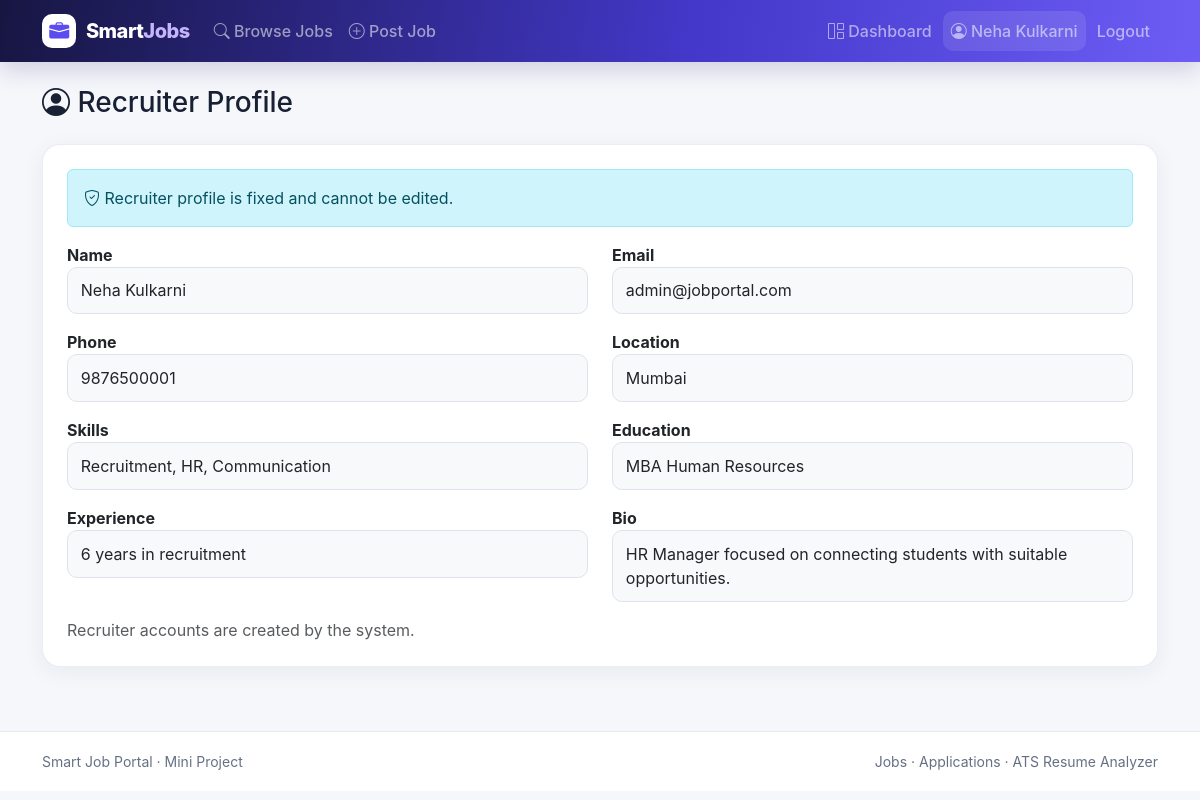
The app's page /profile (signed in) with its own data.
### app.py (models this page shows, shortened)
class User(UserMixin, db.Model):
    id = db.Column(db.Integer, primary_key=True)
    name = db.Column(db.String(120), nullable=False)
    email = db.Column(db.String(150), unique=True, nullable=False)
    password_hash = db.Column(db.String(255), nullable=False)
    role = db.Column(db.String(20), default="student")
    phone = db.Column(db.String(20))
    location = db.Column(db.String(120))
    skills = db.Column(db.Text)
    education = db.Column(db.Text)
    experience = db.Column(db.Text)
    bio = db.Column(db.Text)
    resume_filename = db.Column(db.String(255))
    created_at = db.Column(db.DateTime, default=datetime.utcnow)
    jobs_posted = db.relationship("Job", backref="poster", cascade="all, delete-orphan")
    applications = db.relationship("Application", backref="applicant", cascade="all, delete-orphan")
    @property
    def is_admin(self):
        return self.role == "admin"

### app.py (the view, shortened to what this page needs)
@app.route("/profile", methods=["GET", "POST"])
@login_required
def profile():
    if current_user.is_admin:
        return render_template("profile/view.html", user=current_user)

### app.py (called while the page is built)
@login_manager.user_loader
def load_user(user_id):
    return db.session.get(User, int(user_id))

### templates/profile/view.html (shortened to what this page needs)
<!DOCTYPE html>
<html lang="en">
<head>
    <link href="https://cdn.jsdelivr.net/npm/bootstrap@5.3.3/dist/css/bootstrap.min.css" rel="stylesheet">
    <link href="https://cdn.jsdelivr.net/npm/bootstrap-icons@1.11.3/font/bootstrap-icons.css" rel="stylesheet">
    <link href="{{ url_for('static', filename='css/style.css') }}" rel="stylesheet">
</head>
<body>
<nav class="navbar navbar-expand-lg navbar-dark sticky-top">
    <div class="container">
        <a class="navbar-brand" href="{{ url_for('index') }}"><span class="logo-icon"><i class="bi bi-briefcase-fill"></i></span> Smart<span>Jobs</span></a>
        <div class="collapse navbar-collapse" id="navMenu">
            <ul class="navbar-nav me-auto align-items-lg-center">
                <li class="nav-item"><a class="nav-link" href="{{ url_for('list_jobs') }}"><i class="bi bi-search"></i> Browse Jobs</a></li>
                {% if current_user.is_authenticated and current_user.is_admin %}
                <li class="nav-item"><a class="nav-link" href="{{ url_for('create_job') }}"><i class="bi bi-plus-circle"></i> Post Job</a></li>
                {% endif %}
            </ul>
            <ul class="navbar-nav align-items-lg-center">
                {% if current_user.is_authenticated %}
                    <li class="nav-item"><a class="nav-link" href="{{ url_for('dashboard') }}"><i class="bi bi-grid-1x2"></i> Dashboard</a></li>
                    <li class="nav-item"><a class="nav-link user-pill" href="{{ url_for('profile') }}"><i class="bi bi-person-circle"></i> {{ current_user.name }}</a></li>
                    <li class="nav-item"><a class="nav-link" href="{{ url_for('logout') }}">Logout</a></li>
                {% else %}
                    <li class="nav-item"><a class="nav-link" href="{{ url_for('login') }}">Login</a></li>
                    <li class="nav-item"><a class="btn btn-light btn-sm signup-nav" href="{{ url_for('register') }}">Sign Up</a></li>
                {% endif %}
            </ul>
        </div>
    </div>
</nav>
<main class="container my-4">
<h3 class="mb-4"><i class="bi bi-person-circle"></i> {{ "Recruiter" if user.is_admin else "Student" }} Profile</h3>
<div class="card p-4">
{% if user.is_admin %}
    <div class="alert alert-info"><i class="bi bi-shield-check"></i> Recruiter profile is fixed and cannot be edited.</div>
{% endif %}
<div class="row">
    <div class="col-md-6 mb-3"><strong>Name</strong><div class="form-control bg-light">{{ user.name }}</div></div>
    <div class="col-md-6 mb-3"><strong>Email</strong><div class="form-control bg-light">{{ user.email }}</div></div>
    <div class="col-md-6 mb-3"><strong>Phone</strong><div class="form-control bg-light">{{ user.phone or 'Not added' }}</div></div>
    <div class="col-md-6 mb-3"><strong>Location</strong><div class="form-control bg-light">{{ user.location or 'Not added' }}</div></div>
    <div class="col-md-6 mb-3"><strong>Skills</strong><div class="form-control bg-light">{{ user.skills or 'Not added' }}</div></div>
    <div class="col-md-6 mb-3"><strong>Education</strong><div class="form-control bg-light">{{ user.education or 'Not added' }}</div></div>
    <div class="col-md-6 mb-3"><strong>Experience</strong><div class="form-control bg-light">{{ user.experience or 'Not added' }}</div></div>
    <div class="col-md-6 mb-3"><strong>Bio</strong><div class="form-control bg-light">{{ user.bio or 'Not added' }}</div></div>
</div>
{% if user.is_admin %}
    <p class="text-muted mb-0">Recruiter accounts are created by the system.</p>
{% endif %}
</div>
</main>
<footer class="site-footer"><div class="container d-flex flex-wrap justify-content-between gap-2"><small>Smart Job Portal · Mini Project</small><small>Jobs · Applications · ATS Resume Analyzer</small></div></footer>
</body>
</html>

### static/css/style.css (style rules this page uses)
:root { --primary:#5b4cf0;--primary-dark:#3f35b5;--secondary:#14b8a6;--orange:#f97316;--ink:#182033;--muted:#667085;--page:#f6f7fb;--card:#fff;--line:#e7e9f2 }
* { box-sizing:border-box }
body { background:var(--page);font-family:Inter,'Segoe UI',system-ui,sans-serif;color:var(--ink) }
.navbar { background:linear-gradient(100deg,#171642,#4338ca 58%,#6d5df5);box-shadow:0 8px 25px rgba(31,24,104,.18) }
.navbar-brand { font-weight:800;letter-spacing:-.5px }
.navbar-brand span:last-child { color:#c4b5fd }
.logo-icon { display:inline-flex;width:34px;height:34px;border-radius:10px;background:#fff;color:var(--primary);align-items:center;justify-content:center;margin-right:6px }
.nav-link { font-weight:500 }
.user-pill { background:rgba(255,255,255,.1);border-radius:10px;margin:3px }
.card { border:1px solid rgba(231,233,242,.8);border-radius:18px;background:var(--card);box-shadow:0 5px 22px rgba(31,41,55,.06) }
.form-control,.form-select { border-radius:10px;border-color:#dfe2ec;padding:.68rem .8rem }
.site-footer { margin-top:4rem;border-top:1px solid var(--line);background:#fff;color:var(--muted);padding:1.2rem 0 }

### records on screen
User: name "Neha Kulkarni", role "Recruiter", email "admin@jobportal.com", phone "9876500001", location "Mumbai", skills "Recruitment, HR, Communication", education "MBA Human Resources", experience "6 years in recruitment", bio "HR Manager focused on connecting students with suitable opportunities."
